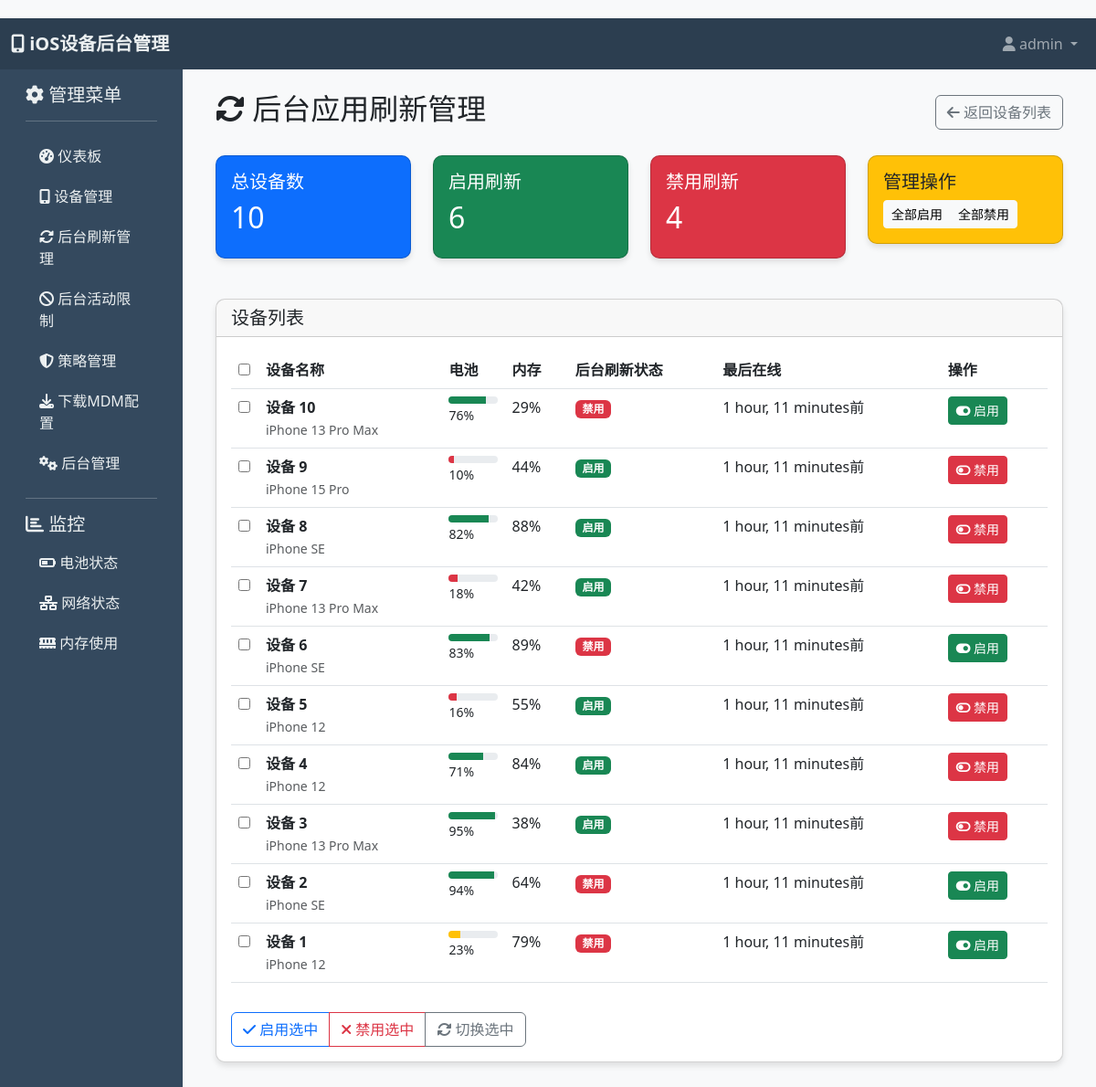
/devices/background-refresh-management/ (signed in), run on the app's committed database.
### devices/models.py (models this page shows, shortened)
class Device(models.Model):
    name = models.CharField(max_length=200, verbose_name="设备名称")
    udid = models.CharField(max_length=100, unique=True, verbose_name="设备唯一标识")
    model = models.CharField(max_length=100, blank=True, verbose_name="设备型号")
    os_version = models.CharField(max_length=50, blank=True, verbose_name="操作系统版本")
    battery_level = models.IntegerField(default=0, verbose_name="电池电量 (%)")
    battery_health = models.CharField(max_length=50, blank=True, verbose_name="电池健康状态")
    memory_usage = models.IntegerField(default=0, verbose_name="内存使用率 (%)")
    storage_used = models.FloatField(default=0, verbose_name="已用存储 (GB)")
    storage_total = models.FloatField(default=0, verbose_name="总存储 (GB)")
    network_status = models.CharField(max_length=50, blank=True, verbose_name="网络状态")
    last_seen = models.DateTimeField(auto_now=True, verbose_name="最后在线时间")
    background_app_refresh_enabled = models.BooleanField(default=True, verbose_name="启用后台应用刷新")
    background_activity_restricted = models.BooleanField(default=False, verbose_name="限制后台活动")
    low_power_mode = models.BooleanField(default=False, verbose_name="低电量模式")
    owner = models.ForeignKey(User, on_delete=models.CASCADE, null=True, blank=True, verbose_name="所有者")
    enrolled = models.BooleanField(default=False, verbose_name="已注册MDM")
    enrollment_date = models.DateTimeField(null=True, blank=True, verbose_name="注册日期")
    created_at = models.DateTimeField(auto_now_add=True)
    updated_at = models.DateTimeField(auto_now=True)
    class Meta:
        verbose_name = "设备"
        verbose_name_plural = "设备"
        ordering = ['-last_seen']

### devices/views.py (the view)
# urls.py: path('background-refresh-management/', views.background_refresh_management, name='background_refresh_management'),
@login_required
def background_refresh_management(request):
    devices = Device.objects.filter(owner=request.user).order_by('-last_seen')
    enabled_count = devices.filter(background_app_refresh_enabled=True).count()
    disabled_count = devices.filter(background_app_refresh_enabled=False).count()
    context = {
        'devices': devices,
        'enabled_count': enabled_count,
        'disabled_count': disabled_count,
        'total_devices': devices.count(),
    }
    return render(request, 'devices/background_refresh.html', context)

### devices/templates/devices/background_refresh.html (shortened to what this page needs)
{% extends "dashboard/base.html" %}
{% block content %}
<div class="d-flex justify-content-between align-items-center mb-4">
    <h2><i class="fas fa-sync-alt"></i> 后台应用刷新管理</h2>
    <div>
        <a href="{% url 'devices' %}" class="btn btn-outline-secondary">
            <i class="fas fa-arrow-left"></i> 返回设备列表
        </a>
    </div>
</div>
<div class="row mb-4">
    <div class="col-md-3">
        <div class="card bg-primary text-white">
            <div class="card-body">
                <h5>总设备数</h5>
                <h2>{{ total_devices }}</h2>
            </div>
        </div>
    </div>
    <div class="col-md-3">
        <div class="card bg-success text-white">
            <div class="card-body">
                <h5>启用刷新</h5>
                <h2>{{ enabled_count }}</h2>
            </div>
        </div>
    </div>
    <div class="col-md-3">
        <div class="card bg-danger text-white">
            <div class="card-body">
                <h5>禁用刷新</h5>
                <h2>{{ disabled_count }}</h2>
            </div>
        </div>
    </div>
    <div class="col-md-3">
        <div class="card bg-warning text-dark">
            <div class="card-body">
                <h5>管理操作</h5>
                <div class="btn-group btn-group-sm">
                    <button class="btn btn-light" onclick="bulkAction('enable')">全部启用</button>
                    <button class="btn btn-light" onclick="bulkAction('disable')">全部禁用</button>
                </div>
            </div>
        </div>
    </div>
</div>
<div class="card">
    <div class="card-header">
        <h5 class="mb-0">设备列表</h5>
    </div>
    <div class="card-body">
        <form id="bulkForm" method="post" action="{% url 'bulk_toggle_background_refresh' %}">
            <div class="table-responsive">
                <table class="table table-hover">
                    <thead>
                        <tr>
                            <th style="width: 30px;">
                                <input type="checkbox" id="selectAll">
                            </th>
                            <th>设备名称</th>
                            <th>电池</th>
                            <th>内存</th>
                            <th>后台刷新状态</th>
                            <th>最后在线</th>
                            <th>操作</th>
                        </tr>
                    </thead>
                    <tbody>
                        {% for device in devices %}
                        <tr>
                            <td>
                                <input type="checkbox" name="device_ids" value="{{ device.id }}" class="device-checkbox">
                            </td>
                            <td>
                                <strong>{{ device.name }}</strong><br>
                                <small class="text-muted">{{ device.model }}</small>
                            </td>
                            <td>
                                <div class="progress" style="height: 8px;">
                                    <div class="progress-bar {% if device.battery_level < 20 %}bg-danger{% elif device.battery_level < 50 %}bg-warning{% else %}bg-success{% endif %}"
                                         role="progressbar" style="width: {{ device.battery_level }}%;">
                                    </div>
                                </div>
                                <small>{{ device.battery_level }}%</small>
                            </td>
                            <td>{{ device.memory_usage }}%</td>
                            <td>
                                {% if device.background_app_refresh_enabled %}
                                <span class="badge bg-success">启用</span>
                                {% else %}
                                <span class="badge bg-danger">禁用</span>
                                {% endif %}
                            </td>
                            <td>{{ device.last_seen|timesince }}前</td>
                            <td>
                                <button type="button" class="btn btn-sm {% if device.background_app_refresh_enabled %}btn-danger{% else %}btn-success{% endif %}"
                                        onclick="toggleSingle('{{ device.id }}', this)">
                                    {% if device.background_app_refresh_enabled %}
                                    <i class="fas fa-toggle-off"></i> 禁用
                                    {% else %}
                                    <i class="fas fa-toggle-on"></i> 启用
                                    {% endif %}
                                </button>
                            </td>
                        </tr>
                        {% endfor %}
                    </tbody>
                </table>
            </div>
            <div class="mt-3">
                <div class="btn-group">
                    <button type="button" class="btn btn-outline-primary" onclick="bulkAction('enable')">
                        <i class="fas fa-check"></i> 启用选中
                    </button>
                    <button type="button" class="btn btn-outline-danger" onclick="bulkAction('disable')">
                        <i class="fas fa-times"></i> 禁用选中
                    </button>
                    <button type="button" class="btn btn-outline-secondary" onclick="bulkAction('toggle')">
                        <i class="fas fa-sync-alt"></i> 切换选中
                    </button>
                </div>
            </div>
        </form>
    </div>
</div>
{% endblock %}

### dashboard/templates/dashboard/base.html (shortened to what this page needs)
<!DOCTYPE html>
<html lang="zh-CN">
<head>
    <link href="https://cdn.jsdelivr.net/npm/bootstrap@5.3.0-alpha1/dist/css/bootstrap.min.css" rel="stylesheet">
    <link rel="stylesheet" href="https://cdnjs.cloudflare.com/ajax/libs/font-awesome/6.4.0/css/all.min.css">
</head>
<body>
    <nav class="navbar navbar-expand-lg navbar-dark">
        <div class="container-fluid">
            <a class="navbar-brand" href="{% url 'dashboard' %}">
                <i class="fas fa-mobile-alt"></i> iOS设备后台管理
            </a>
            <div class="collapse navbar-collapse" id="navbarNav">
                <ul class="navbar-nav ms-auto">
                    {% if user.is_authenticated %}
                    <li class="nav-item dropdown">
                        <a class="nav-link dropdown-toggle" href="#" id="userDropdown" role="button" data-bs-toggle="dropdown">
                            <i class="fas fa-user"></i> {{ user.username }}
                        </a>
                    </li>
                    {% endif %}
                </ul>
            </div>
        </div>
    </nav>
    <div class="container-fluid">
        <div class="row">
            {% if user.is_authenticated %}
            <div class="col-md-2 sidebar">
                <div class="p-3">
                    <h5><i class="fas fa-cog"></i> 管理菜单</h5>
                    <hr style="background-color: #ecf0f1;">
                    <a href="{% url 'dashboard' %}"><i class="fas fa-tachometer-alt"></i> 仪表板</a>
                    <a href="{% url 'devices' %}"><i class="fas fa-mobile-alt"></i> 设备管理</a>
                    <a href="{% url 'background_refresh_management' %}"><i class="fas fa-sync-alt"></i> 后台刷新管理</a>
                    <a href="{% url 'background_activity_management' %}"><i class="fas fa-ban"></i> 后台活动限制</a>
                    <a href="{% url 'policies' %}"><i class="fas fa-shield-alt"></i> 策略管理</a>
                    <a href="{% url 'generate_mdm_profile' %}"><i class="fas fa-download"></i> 下载MDM配置</a>
                    <a href="/admin/" target="_blank"><i class="fas fa-cogs"></i> 后台管理</a>
                    <hr style="background-color: #ecf0f1;">
                    <h5><i class="fas fa-chart-bar"></i> 监控</h5>
                    <a href="#"><i class="fas fa-battery-half"></i> 电池状态</a>
                    <a href="#"><i class="fas fa-network-wired"></i> 网络状态</a>
                    <a href="#"><i class="fas fa-memory"></i> 内存使用</a>
                </div>
            </div>
            {% endif %}
            <div class="{% if user.is_authenticated %}col-md-10{% else %}col-md-12{% endif %}">
                <div class="p-4">
                    {% block content %}
                    {% endblock %}
                </div>
            </div>
        </div>
    </div>
</body>
</html>

### dashboard/templates/dashboard/base.html (style rules this page uses)
body { background-color: #f8f9fa; padding-top: 20px; }
.navbar { background-color: #2c3e50; }
.navbar-brand { color: #ecf0f1; font-weight: bold; }
.sidebar { background-color: #34495e; color: #ecf0f1; min-height: calc(100vh - 70px); }
.sidebar a { color: #ecf0f1; text-decoration: none; padding: 10px 15px; display: block; }
.card { border-radius: 10px; box-shadow: 0 4px 6px rgba(0,0,0,0.1); margin-bottom: 20px; }

### data on the page
Device: name "设备 10", model "iPhone 13 Pro Max", battery_level "76", memory_usage "29", background_app_refresh_enabled "禁用", last_seen "1 hour, 11 minutes"
Device: name "设备 9", model "iPhone 15 Pro", battery_level "10", memory_usage "44", background_app_refresh_enabled "启用", last_seen "1 hour, 11 minutes"
Device: name "设备 8", model "iPhone SE", battery_level "82", memory_usage "88", background_app_refresh_enabled "启用", last_seen "1 hour, 11 minutes"
Device: name "设备 7", model "iPhone 13 Pro Max", battery_level "18", memory_usage "42", background_app_refresh_enabled "启用", last_seen "1 hour, 11 minutes"
Device: name "设备 6", model "iPhone SE", battery_level "83", memory_usage "89", background_app_refresh_enabled "禁用", last_seen "1 hour, 11 minutes"
Device: name "设备 5", model "iPhone 12", battery_level "16", memory_usage "55", background_app_refresh_enabled "启用", last_seen "1 hour, 11 minutes"
Device: name "设备 4", model "iPhone 12", battery_level "71", memory_usage "84", background_app_refresh_enabled "启用", last_seen "1 hour, 11 minutes"
Device: name "设备 3", model "iPhone 13 Pro Max", battery_level "95", memory_usage "38", background_app_refresh_enabled "启用", last_seen "1 hour, 11 minutes"
Device: name "设备 2", model "iPhone SE", battery_level "94", memory_usage "64", background_app_refresh_enabled "禁用", last_seen "1 hour, 11 minutes"
Device: name "设备 1", model "iPhone 12", battery_level "23", memory_usage "79", background_app_refresh_enabled "禁用", last_seen "1 hour, 11 minutes"

### other printed values
{{ user.username }} "admin"
{{ total_devices }} "10"
{{ enabled_count }} "6"
{{ disabled_count }} "4"
